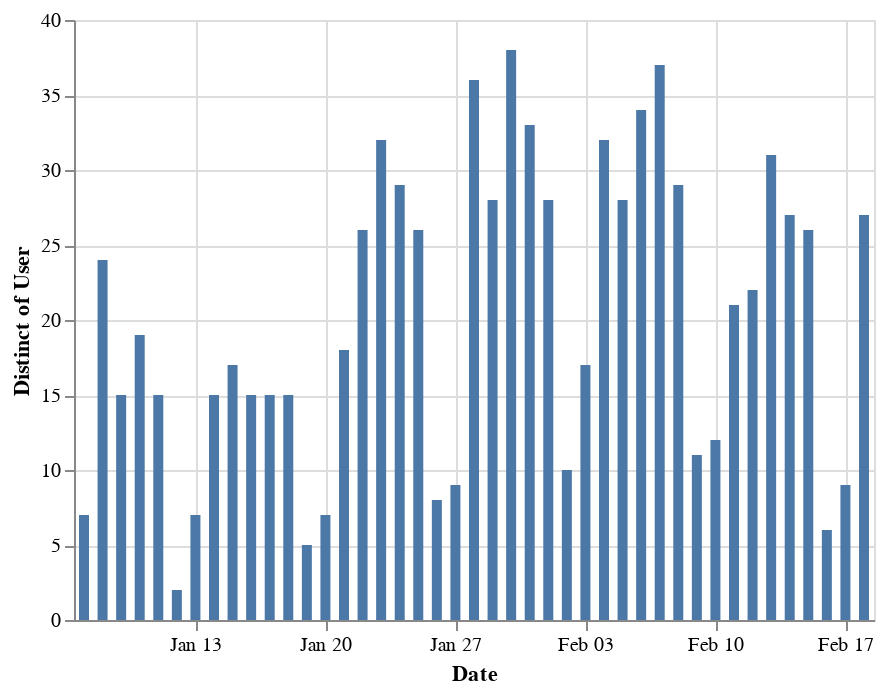

The notebook cell this image was saved under:
### Code cell
data_range = df[(df['Date'] > '2019-01-06') & (df['Date'] < '2019-02-19')]

alt.Chart(data_range).mark_bar().encode(
    x='Date:T',
    y='distinct(User)'
)

### Figure 1 — Vega-Lite specification as saved in the notebook (floating-point values rounded to 4 significant figures; data arrays with more than 128 entries replaced by an {"elided": "..."} marker saying what was removed)
{"$schema": "https://vega.github.io/schema/vega-lite/v2.6.0.json", "config": {"view": {"height": 300, "width": 400}}, "data": {"name": "data-6bf3aea8f9b7f9b2fbd2b10dadcbfc83"}, "datasets": {"data-6bf3aea8f9b7f9b2fbd2b10dadcbfc83": {"elided": "1393 records"}}, "encoding": {"x": {"field": "Date", "type": "temporal"}, "y": {"aggregate": "distinct", "field": "User", "type": "nominal"}}, "mark": "bar"}
